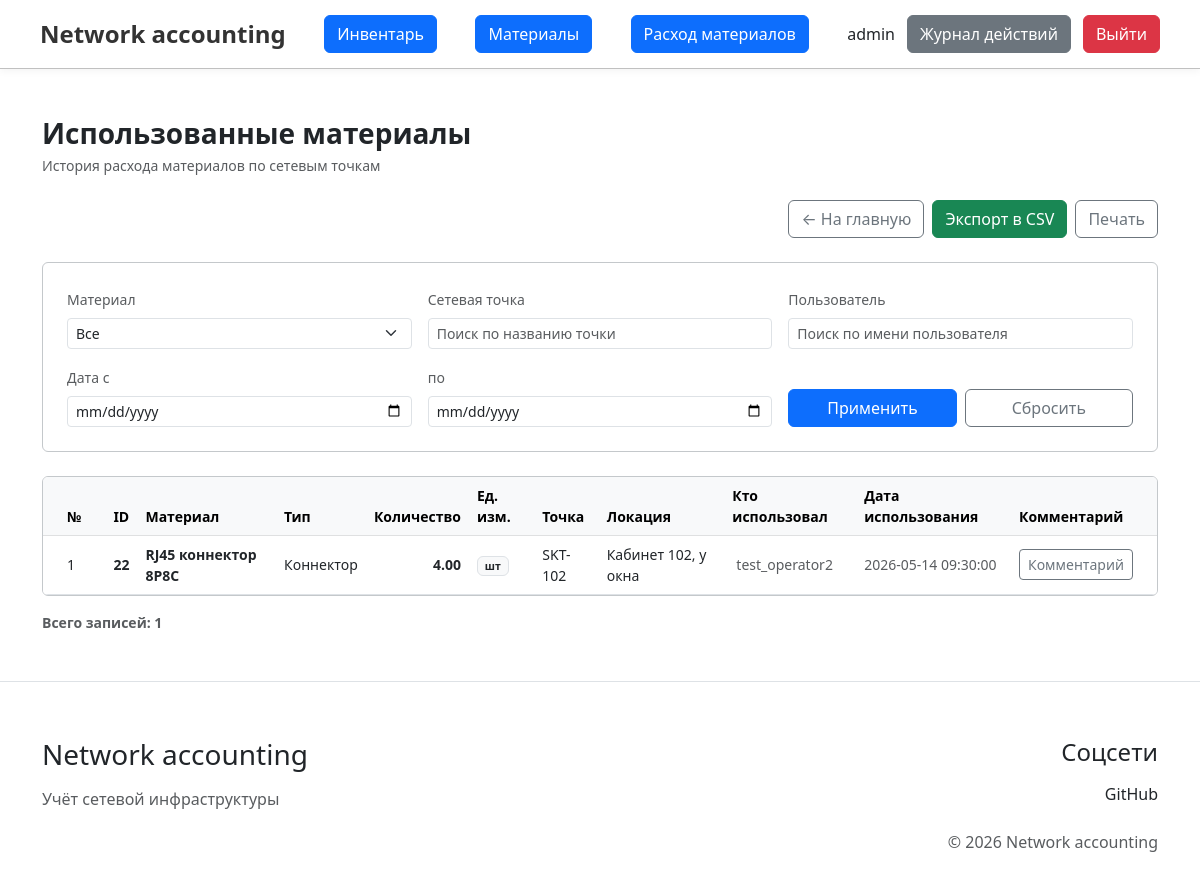
Before: /controllers/materials_usage/materials_usage_view.php?action=index (signed in) with the older database file.
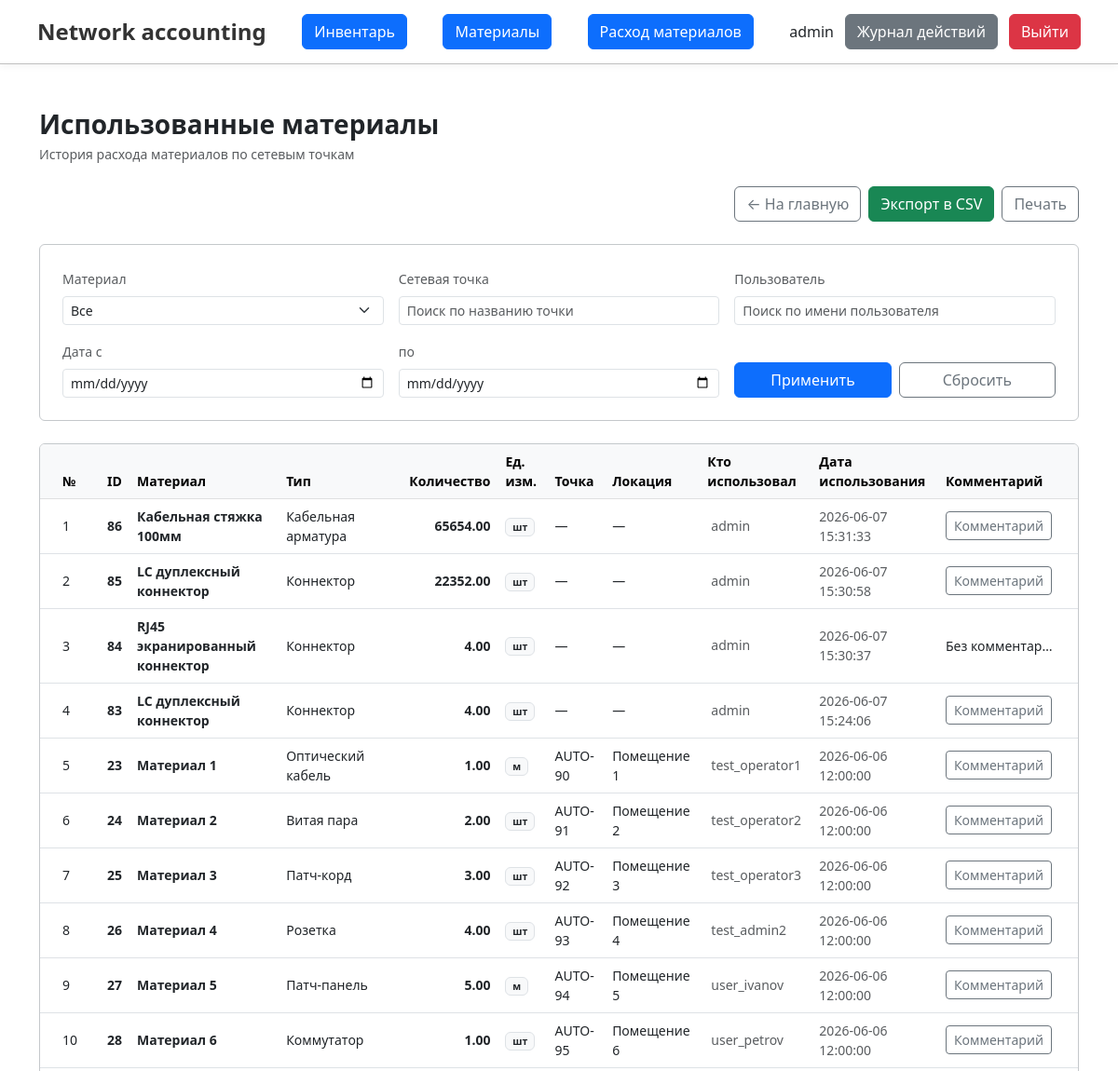
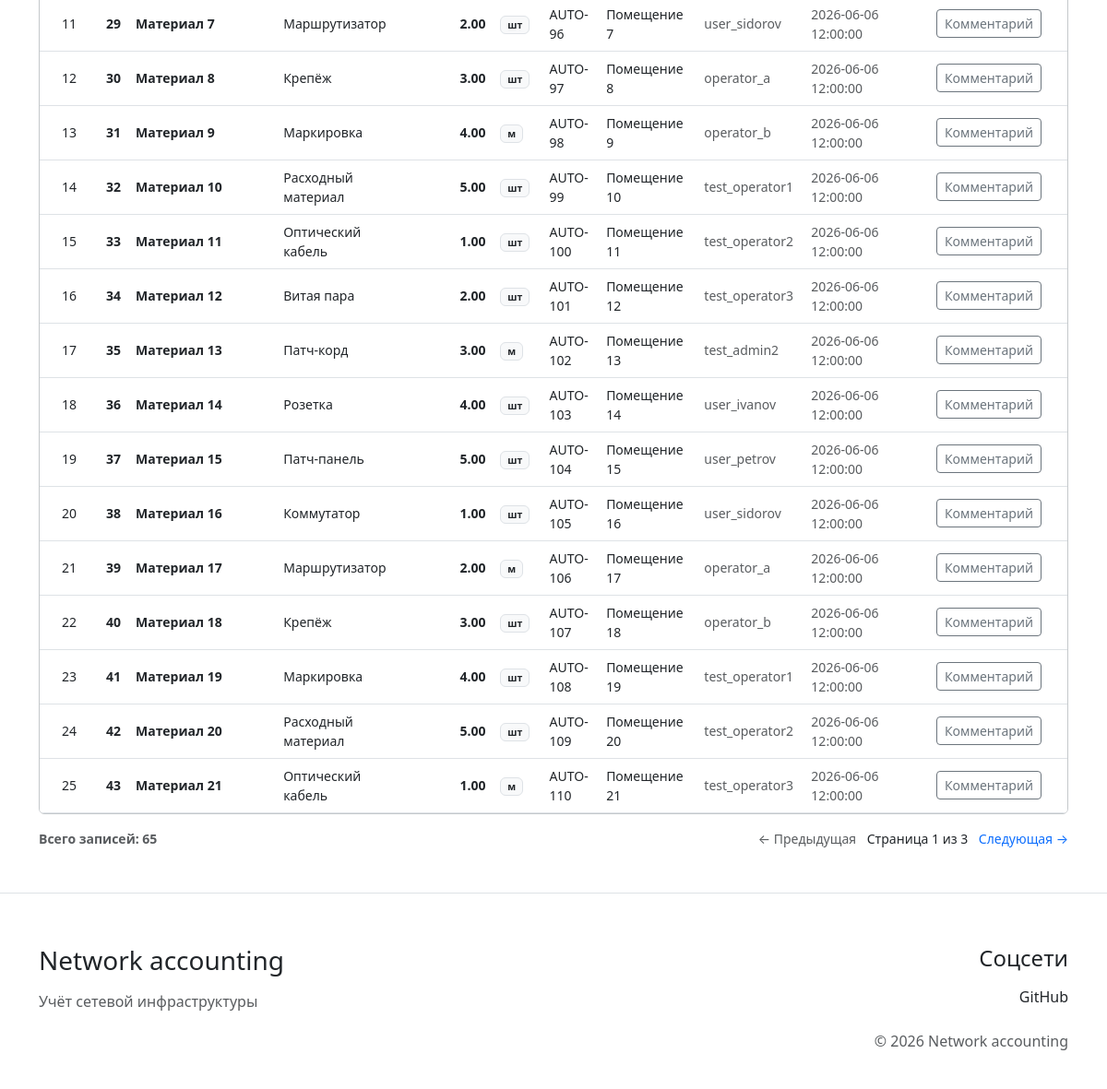
After: the same page with the newer database file (2 pictures, top to bottom).
### tables this page shows
CREATE TABLE `material_usage` (
  `id` int(11) NOT NULL AUTO_INCREMENT,
  `material_id` int(11) NOT NULL,
  `quantity` decimal(10,2) NOT NULL,
  `point_id` int(11) DEFAULT NULL,
  `defect_id` int(11) DEFAULT NULL,
  `used_by` int(11) NOT NULL,
  `used_at` datetime DEFAULT current_timestamp(),
  `comment` text DEFAULT NULL,
  PRIMARY KEY (`id`),
  KEY `material_id` (`material_id`),
  KEY `point_id` (`point_id`),
  KEY `defect_id` (`defect_id`),
  KEY `used_by` (`used_by`),
  CONSTRAINT `material_usage_ibfk_1` FOREIGN KEY (`material_id`) REFERENCES `materials` (`id`),
  CONSTRAINT `material_usage_ibfk_2` FOREIGN KEY (`point_id`) REFERENCES `network_points` (`id`) ON DELETE SET NULL,
  CONSTRAINT `material_usage_ibfk_3` FOREIGN KEY (`defect_id`) REFERENCES `defects` (`id`) ON DELETE SET NULL,
  CONSTRAINT `material_usage_ibfk_4` FOREIGN KEY (`used_by`) REFERENCES `users` (`id`)
);

CREATE TABLE `materials` (
  `id` int(11) NOT NULL AUTO_INCREMENT,
  `name` varchar(100) NOT NULL,
  `type` int(11) NOT NULL,
  `unit` enum('m','pcs') NOT NULL,
  PRIMARY KEY (`id`),
  KEY `fk_material_type` (`type`),
  CONSTRAINT `fk_material_type` FOREIGN KEY (`type`) REFERENCES `material_type` (`id`) ON UPDATE CASCADE
);

CREATE TABLE `material_type` (
  `id` int(11) NOT NULL AUTO_INCREMENT,
  `name` varchar(255) NOT NULL,
  `display_name` varchar(255) NOT NULL,
  PRIMARY KEY (`id`)
);

CREATE TABLE `network_points` (
  `id` int(11) NOT NULL AUTO_INCREMENT,
  `label` varchar(255) NOT NULL,
  `type` int(11) NOT NULL,
  `location` varchar(100) DEFAULT NULL,
  `status` int(11) NOT NULL,
  `last_check` date DEFAULT NULL,
  `point_created_at` timestamp NOT NULL DEFAULT current_timestamp(),
  `image_name` varchar(500) DEFAULT NULL,
  PRIMARY KEY (`id`),
  UNIQUE KEY `label` (`label`),
  KEY `fk_network_points_status` (`status`),
  KEY `fk_network_points_type` (`type`),
  CONSTRAINT `fk_network_points_status` FOREIGN KEY (`status`) REFERENCES `network_point_status` (`id`) ON UPDATE CASCADE,
  CONSTRAINT `fk_network_points_type` FOREIGN KEY (`type`) REFERENCES `network_point_type` (`id`) ON UPDATE CASCADE
);

CREATE TABLE `users` (
  `id` int(11) NOT NULL AUTO_INCREMENT,
  `login` varchar(50) NOT NULL,
  `password_hash` varchar(255) NOT NULL,
  `role` enum('admin','operator') DEFAULT 'operator',
  PRIMARY KEY (`id`),
  UNIQUE KEY `login` (`login`)
);

### app/includes/functions.php (called while the page is built, shortened)
<?php
function getAllMaterialUsageFiltered($pdo, $page = 1, $perPage = 10, $filters = [])
{
    $offset = ($page - 1) * $perPage;
    $where = [];
    $params = [];
    $whereClause = $where ? "WHERE " . implode(" AND ", $where) : "";
    $countSql = "
        SELECT COUNT(*)
        FROM material_usage mu
        LEFT JOIN network_points np ON mu.point_id = np.id
        LEFT JOIN users u ON mu.used_by = u.id
        $whereClause
    ";
    $countStmt = $pdo->prepare($countSql);
    $countStmt->execute();
    $total = $countStmt->fetchColumn();
    $sql = "SELECT
                mu.id,
                mu.quantity,
                mu.used_at,
                mu.comment,
                m.id AS material_id,
                m.name AS material_name,
                m.unit,
                mt.display_name AS material_type,
                np.id AS point_id,
                np.label AS point_label,
                np.location AS point_location,
                u.id AS user_id,
                u.login AS used_by_login
            FROM material_usage mu
            LEFT JOIN materials m ON mu.material_id = m.id
            LEFT JOIN material_type mt ON m.type = mt.id
            LEFT JOIN network_points np ON mu.point_id = np.id
            LEFT JOIN users u ON mu.used_by = u.id
            $whereClause
            ORDER BY mu.used_at DESC
            LIMIT $offset, $perPage";
    $stmt = $pdo->prepare($sql);
    $stmt->execute();
    return [
        'items' => $stmt->fetchAll(PDO::FETCH_ASSOC),
        'total' => $total,
        'page' => $page,
        'perPage' => $perPage,
        'totalPages' => ceil($total / $perPage)
    ];
}
?>

### app/view/material_usage/material_usage.php (the view, shortened to what the changed rows need)
<?php include '../../app/includes/header.php'; ?>
    <div class="container my-5">
        <div class="row mb-4 align-items-center">
            <div class="col-12">
                <h1 class="h3 mb-1 fw-bold">Использованные материалы</h1>
            </div>
        </div>
        <?php if (empty($result['items'])): ?>
            <div class="alert alert-light border border-secondary-subtle p-4 text-center text-muted">
                <strong>Нет данных об использовании материалов.</strong>
            </div>
        <?php else: ?>
            <div id="printable-table" class="table-responsive card border-secondary-subtle bg-white mb-3">
                <table class="table table-hover align-middle mb-0">
                    <thead class="table-light text-muted small">
                    <tr>
                        <th class="ps-4">№</th>
                        <?php if (($_SESSION['user_info']['role'] ?? 'null') === 'admin'): ?>
                            <th class="ps-4">ID</th>
                        <?php endif; ?>
                        <th>Материал</th>
                        <th>Тип</th>
                        <th class="text-end">Количество</th>
                        <th>Ед. изм.</th>
                        <th>Точка</th>
                        <th>Локация</th>
                        <th>Кто использовал</th>
                        <th>Дата использования</th>
                        <th class="pe-4">Комментарий</th>
                    </tr>
                    </thead>
                    <tbody class="small">
                    <?php foreach ($result['items'] as $item): ?>
                        <tr>
                            <td class="ps-4"><?= $offset++ ?></td>
                            <?php if (($_SESSION['user_info']['role'] ?? 'null') === 'admin'): ?>
                                <th class="ps-4"><?= $item['id'] ?></th>
                            <?php endif; ?>
                            <td><strong><?= htmlspecialchars($item['material_name'] ?? '—'); ?></strong></td>
                            <td><?= htmlspecialchars($item['material_type'] ?? '—'); ?></td>
                            <td class="text-end fw-bold"><?= $item['quantity']; ?></td>
                            <td>
                                <span class="badge bg-light text-dark border">
                                    <?= $item['unit'] == 'm' ? 'м' : 'шт'; ?>
                                </span>
                            </td>
                            <td><?= htmlspecialchars($item['point_label'] ?? '—'); ?></td>
                            <td><?= htmlspecialchars($item['point_location'] ?? '—'); ?></td>
                            <td>
                                <span class="text-muted"><?php echo htmlspecialchars($item['used_by_login'] ?? '—'); ?></span>
                            </td>
                            <td class="text-muted"><?= $item['used_at']; ?></td>
                            <td class="pe-4 text-truncate" style="max-width: 150px;"
                                title="<?= htmlspecialchars($item['comment'] ?? ''); ?>">
                                <?php if (empty($item['comment'])): ?>
                                    Без комментария
                                <?php else: ?>
                                    <button type="button" class="btn btn-sm btn-outline-secondary"
                                            onclick="document.getElementById('openComment<?= $offset ?>').showModal()">
                                        Комментарий
                                    </button>
                                <?php endif; ?>
                            </td>
                        </tr>
                    <?php endforeach; ?>
                    </tbody>
                </table>
            </div>
            <div class="d-flex justify-content-between align-items-center mt-3 small text-muted">
                <div>
                    <strong>Всего записей: <?php echo $result['total']; ?></strong>
                </div>
                <?php if ($result['totalPages'] > 1): ?>
                    <div>
                        <?php if ($result['page'] > 1): ?>
                            <a href="?action=index&page=<?php echo $result['page'] - 1; ?>&material_id=<?php echo urlencode($_GET['material_id'] ?? ''); ?>&point_id=<?php echo urlencode($_GET['point_id'] ?? ''); ?>&used_by=<?php echo urlencode($_GET['used_by'] ?? ''); ?>&date_from=<?php echo urlencode($_GET['date_from'] ?? ''); ?>&date_to=<?php echo urlencode($_GET['date_to'] ?? ''); ?>"
                               class="text-decoration-none me-2">← Предыдущая</a>
                        <?php else: ?>
                            <span class="text-muted me-2">← Предыдущая</span>
                        <?php endif; ?>
                        <span class="fw-medium text-dark">Страница <?php echo $result['page']; ?> из <?php echo $result['totalPages']; ?></span>
                        <?php if ($result['page'] < $result['totalPages']): ?>
                            <a href="?action=index&page=<?php echo $result['page'] + 1; ?>&material_id=<?php echo urlencode($_GET['material_id'] ?? ''); ?>&point_id=<?php echo urlencode($_GET['point_id'] ?? ''); ?>&used_by=<?php echo urlencode($_GET['used_by'] ?? ''); ?>&date_from=<?php echo urlencode($_GET['date_from'] ?? ''); ?>&date_to=<?php echo urlencode($_GET['date_to'] ?? ''); ?>"
                               class="text-decoration-none ms-2">Следующая →</a>
                        <?php else: ?>
                            <span class="text-muted ms-2">Следующая →</span>
                        <?php endif; ?>
                    </div>
                <?php endif; ?>
            </div>
        <?php endif; ?>
    </div>
<?php include '../../app/includes/footer.php'; ?>

Changed rows visible on the page:
no longer on this page (row unchanged): material_usage: id "22", material.name "RJ45 коннектор 8P8C", material_type.display_name "Коннектор", quantity "4.00", shows "шт", point.label "SKT-102", point.location "Кабинет 102, у окна", used_by.login "test_operator2", used_at "2026-05-14 09:30:00"
added material_usage: id "86", material.name "Кабельная стяжка 100мм", material_type.display_name "Кабельная арматура", quantity "65654.00", shows "шт", point_label "—", point_location "—", used_by.login "admin", used_at "2026-06-07 15:31:33"
added material_usage: id "85", material.name "LC дуплексный коннектор", material_type.display_name "Коннектор", quantity "22352.00", shows "шт", point_label "—", point_location "—", used_by.login "admin", used_at "2026-06-07 15:30:58"
added material_usage: id "84", material.name "RJ45 экранированный коннектор", material_type.display_name "Коннектор", quantity "4.00", shows "шт", point_label "—", point_location "—", used_by.login "admin", used_at "2026-06-07 15:30:37", comment "Без комментар…"
added material_usage: id "83", material.name "LC дуплексный коннектор", material_type.display_name "Коннектор", quantity "4.00", shows "шт", point_label "—", point_location "—", used_by.login "admin", used_at "2026-06-07 15:24:06"
added material_usage: id "23", material.name "Материал 1", material_type.display_name "Оптический кабель", quantity "1.00", shows "м", point.label "AUTO-90", point.location "Помещение 1", used_by.login "test_operator1", used_at "2026-06-06 12:00:00"
added material_usage: id "24", material.name "Материал 2", material_type.display_name "Витая пара", quantity "2.00", shows "шт", point.label "AUTO-91", point.location "Помещение 2", used_by.login "test_operator2", used_at "2026-06-06 12:00:00"
added material_usage: id "25", material.name "Материал 3", material_type.display_name "Патч-корд", quantity "3.00", shows "шт", point.label "AUTO-92", point.location "Помещение 3", used_by.login "test_operator3", used_at "2026-06-06 12:00:00"
added material_usage: id "26", material.name "Материал 4", material_type.display_name "Розетка", quantity "4.00", shows "шт", point.label "AUTO-93", point.location "Помещение 4", used_by.login "test_admin2", used_at "2026-06-06 12:00:00"
added material_usage: id "27", material.name "Материал 5", material_type.display_name "Патч-панель", quantity "5.00", shows "м", point.label "AUTO-94", point.location "Помещение 5", used_by.login "user_ivanov", used_at "2026-06-06 12:00:00"
added material_usage: id "28", material.name "Материал 6", material_type.display_name "Коммутатор", quantity "1.00", shows "шт", point.label "AUTO-95", point.location "Помещение 6", used_by.login "user_petrov", used_at "2026-06-06 12:00:00"
added material_usage: id "29", material.name "Материал 7", material_type.display_name "Маршрутизатор", quantity "2.00", shows "шт", point.label "AUTO-96", point.location "Помещение 7", used_by.login "user_sidorov", used_at "2026-06-06 12:00:00"
added material_usage: id "30", material.name "Материал 8", material_type.display_name "Крепёж", quantity "3.00", shows "шт", point.label "AUTO-97", point.location "Помещение 8", used_by.login "operator_a", used_at "2026-06-06 12:00:00"
added material_usage: id "31", material.name "Материал 9", material_type.display_name "Маркировка", quantity "4.00", shows "м", point.label "AUTO-98", point.location "Помещение 9", used_by.login "operator_b", used_at "2026-06-06 12:00:00"
added material_usage: id "32", material.name "Материал 10", material_type.display_name "Расходный материал", quantity "5.00", shows "шт", point.label "AUTO-99", point.location "Помещение 10", used_by.login "test_operator1", used_at "2026-06-06 12:00:00"
added material_usage: id "33", material.name "Материал 11", material_type.display_name "Оптический кабель", quantity "1.00", shows "шт", point.label "AUTO-100", point.location "Помещение 11", used_by.login "test_operator2", used_at "2026-06-06 12:00:00"
added material_usage: id "34", material.name "Материал 12", material_type.display_name "Витая пара", quantity "2.00", shows "шт", point.label "AUTO-101", point.location "Помещение 12", used_by.login "test_operator3", used_at "2026-06-06 12:00:00"
added material_usage: id "35", material.name "Материал 13", material_type.display_name "Патч-корд", quantity "3.00", shows "м", point.label "AUTO-102", point.location "Помещение 13", used_by.login "test_admin2", used_at "2026-06-06 12:00:00"
added material_usage: id "36", material.name "Материал 14", material_type.display_name "Розетка", quantity "4.00", shows "шт", point.label "AUTO-103", point.location "Помещение 14", used_by.login "user_ivanov", used_at "2026-06-06 12:00:00"
added material_usage: id "37", material.name "Материал 15", material_type.display_name "Патч-панель", quantity "5.00", shows "шт", point.label "AUTO-104", point.location "Помещение 15", used_by.login "user_petrov", used_at "2026-06-06 12:00:00"
added material_usage: id "38", material.name "Материал 16", material_type.display_name "Коммутатор", quantity "1.00", shows "шт", point.label "AUTO-105", point.location "Помещение 16", used_by.login "user_sidorov", used_at "2026-06-06 12:00:00"
added material_usage: id "39", material.name "Материал 17", material_type.display_name "Маршрутизатор", quantity "2.00", shows "м", point.label "AUTO-106", point.location "Помещение 17", used_by.login "operator_a", used_at "2026-06-06 12:00:00"
added material_usage: id "40", material.name "Материал 18", material_type.display_name "Крепёж", quantity "3.00", shows "шт", point.label "AUTO-107", point.location "Помещение 18", used_by.login "operator_b", used_at "2026-06-06 12:00:00"
added material_usage: id "41", material.name "Материал 19", material_type.display_name "Маркировка", quantity "4.00", shows "шт", point.label "AUTO-108", point.location "Помещение 19", used_by.login "test_operator1", used_at "2026-06-06 12:00:00"
added material_usage: id "42", material.name "Материал 20", material_type.display_name "Расходный материал", quantity "5.00", shows "шт", point.label "AUTO-109", point.location "Помещение 20", used_by.login "test_operator2", used_at "2026-06-06 12:00:00"
added material_usage: id "43", material.name "Материал 21", material_type.display_name "Оптический кабель", quantity "1.00", shows "м", point.label "AUTO-110", point.location "Помещение 21", used_by.login "test_operator3", used_at "2026-06-06 12:00:00"
Other visible differences:
$result['total']: "1" → "65"
$result['page']: (not shown) → "1"
$result['totalPages']: (not shown) → "3"
text now shown: "← Предыдущая Страница из Следующая →"
